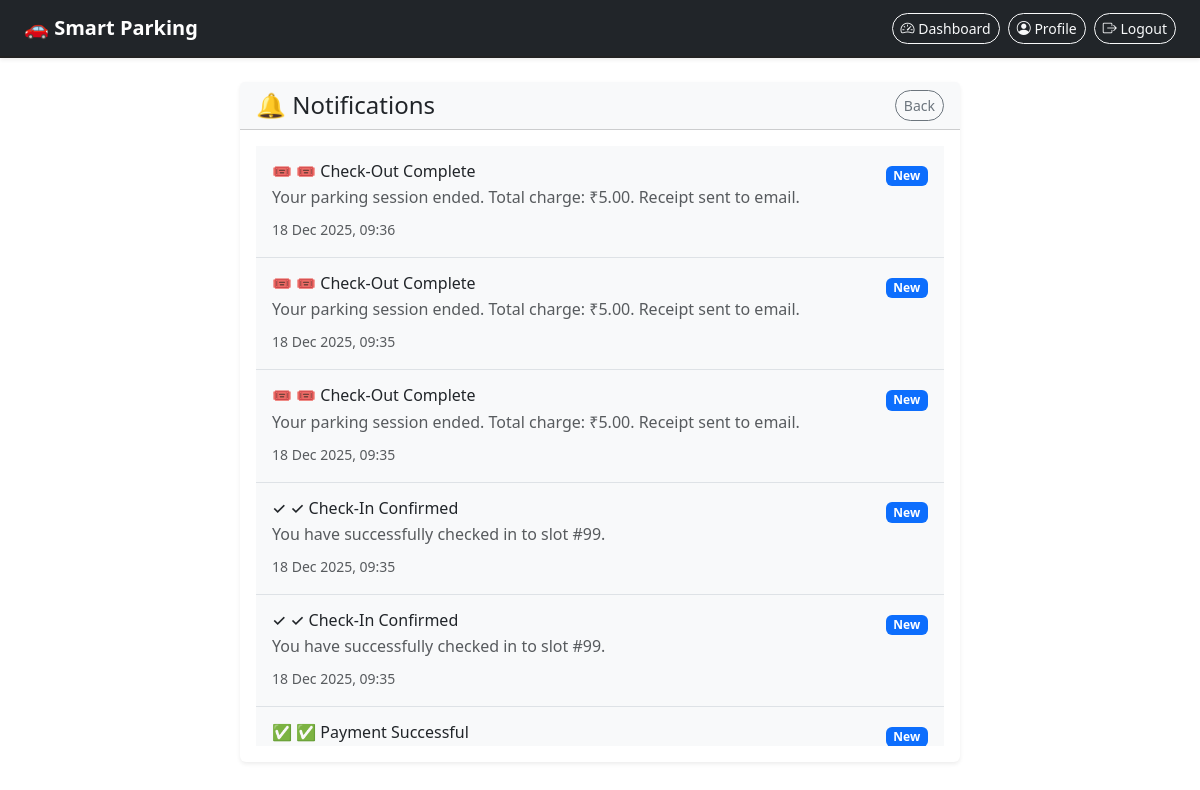
The app's page /notifications/ (signed in) with its own data.
### parking_app/models.py (models this page shows, shortened)
class Notification(models.Model):
    NOTIFICATION_TYPES = [
        ('reservation', 'Reservation'),
        ('payment', 'Payment'),
        ('check_in', 'Check-In'),
        ('check_out', 'Check-Out'),
        ('over_parking', 'Over-Parking'),
        ('alert', 'Alert'),
    ]
    user = models.ForeignKey(User, on_delete=models.CASCADE, related_name='notifications')
    notification_type = models.CharField(max_length=20, choices=NOTIFICATION_TYPES)
    title = models.CharField(max_length=200)
    message = models.TextField()
    is_read = models.BooleanField(default=False)
    created_at = models.DateTimeField(auto_now_add=True)
    reservation = models.ForeignKey(Reservation, on_delete=models.CASCADE, null=True, blank=True, related_name='notifications')
    class Meta:
        ordering = ['-created_at']

### parking_app/views.py (the view)
# urls.py: path('notifications/', views.notifications_page, name='notifications_page'),
@login_required
def notifications_page(request):
    from .models import Notification
    notifications = Notification.objects.filter(user=request.user).order_by('-created_at')
    return render(request, "parking_app/notifications.html", {
        'notifications': notifications,
    })

### parking_app/templates/parking_app/notifications.html (shortened to what this page needs)
{% extends 'parking_app/base.html' %}
{% block content %}
<div class="container mt-4">
  <div class="row">
    <div class="col-md-8 mx-auto">
      <div class="card shadow-sm border-0">
        <div class="card-header bg-light">
          <div class="d-flex justify-content-between align-items-center">
            <h4 class="mb-0">🔔 Notifications</h4>
            <a href="{% url 'dashboard' %}" class="btn btn-sm btn-outline-secondary">Back</a>
          </div>
        </div>
        <div class="card-body">
          {% if notifications %}
            <div class="notification-list">
              {% for notification in notifications %}
              <div class="notification-item p-3 border-bottom {% if not notification.is_read %}bg-light{% endif %}">
                <div class="d-flex justify-content-between align-items-start">
                  <div>
                    <h6 class="mb-1">
                      {% if notification.notification_type == "reservation" %}
                        🅿️
                      {% elif notification.notification_type == "payment" %}
                        ✅
                      {% elif notification.notification_type == "check_in" %}
                        ✓
                      {% elif notification.notification_type == "check_out" %}
                        🎟️
                      {% elif notification.notification_type == "over_parking" %}
                        ⚠️
                      {% else %}
                        ℹ️
                      {% endif %}
                      {{ notification.title }}
                    </h6>
                    <p class="text-muted mb-2">{{ notification.message }}</p>
                    <small class="text-muted">{{ notification.created_at|date:"d M Y, H:i" }}</small>
                  </div>
                  <div>
                    {% if not notification.is_read %}
                      <span class="badge bg-primary">New</span>
                    {% endif %}
                  </div>
                </div>
              </div>
              {% endfor %}
            </div>
          {% endif %}
        </div>
      </div>
    </div>
  </div>
</div>
{% endblock %}

### parking_app/static/css/style.css (style rules this page uses)
body { font-family: "Poppins", sans-serif; background: #f2f5f9; }
.btn { border-radius: 30px !important; }

### parking_app/templates/parking_app/notifications.html (style rules this page uses)
.notification-item { transition: background-color 0.3s; }
.notification-list { max-height: 600px; overflow-y: auto; }

### records on screen
Notification: title "🎟️ Check-Out Complete", message "Your parking session ended. Total charge: ₹5.00. Receipt sent to email.", created_at "18 Dec 2025, 09:36", is_read "New"
Notification: title "🎟️ Check-Out Complete", message "Your parking session ended. Total charge: ₹5.00. Receipt sent to email.", created_at "18 Dec 2025, 09:35", is_read "New"
Notification: title "🎟️ Check-Out Complete", message "Your parking session ended. Total charge: ₹5.00. Receipt sent to email.", created_at "18 Dec 2025, 09:35", is_read "New"
Notification: title "✓ Check-In Confirmed", message "You have successfully checked in to slot #99.", created_at "18 Dec 2025, 09:35", is_read "New"
Notification: title "✓ Check-In Confirmed", message "You have successfully checked in to slot #99.", created_at "18 Dec 2025, 09:35", is_read "New"
Notification: title "✅ Payment Successful", is_read "New"
